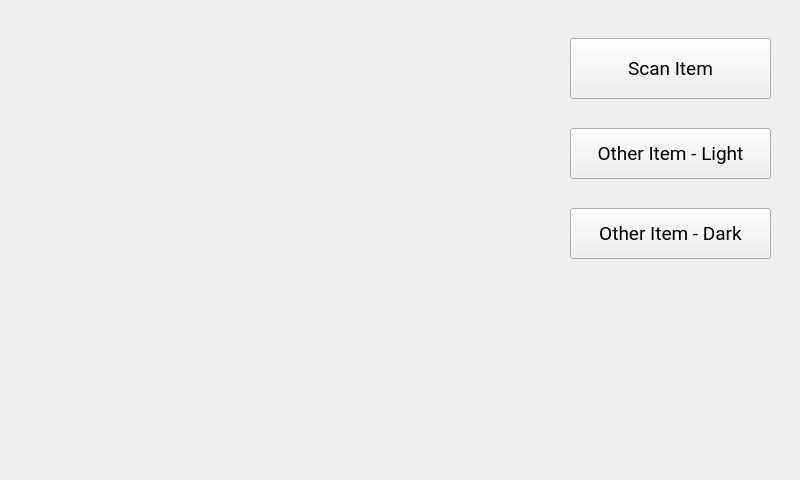
<?xml version="1.0" encoding="UTF-8"?>
<ui version="4.0">
 <class>ScanMenu</class>
 <widget class="QMainWindow" name="ScanMenu">
  <property name="geometry">
   <rect>
    <x>0</x>
    <y>0</y>
    <width>800</width>
    <height>480</height>
   </rect>
  </property>
  <property name="sizePolicy">
   <sizepolicy hsizetype="Maximum" vsizetype="Maximum">
    <horstretch>0</horstretch>
    <verstretch>0</verstretch>
   </sizepolicy>
  </property>
  <property name="minimumSize">
   <size>
    <width>800</width>
    <height>480</height>
   </size>
  </property>
  <property name="maximumSize">
   <size>
    <width>800</width>
    <height>512</height>
   </size>
  </property>
  <property name="baseSize">
   <size>
    <width>800</width>
    <height>480</height>
   </size>
  </property>
  <property name="windowTitle">
   <string>Laundry Manager and Optimizer</string>
  </property>
  <widget class="QWidget" name="centralWidget">
   <property name="minimumSize">
    <size>
     <width>320</width>
     <height>480</height>
    </size>
   </property>
   <property name="maximumSize">
    <size>
     <width>800</width>
     <height>480</height>
    </size>
   </property>
   <property name="baseSize">
    <size>
     <width>320</width>
     <height>480</height>
    </size>
   </property>
   <widget class="QPushButton" name="scanItemBtn">
    <property name="geometry">
     <rect>
      <x>570</x>
      <y>38</y>
      <width>201</width>
      <height>61</height>
     </rect>
    </property>
    <property name="font">
     <font>
      <family>Roboto</family>
      <pointsize>14</pointsize>
     </font>
    </property>
    <property name="text">
     <string>Scan Item</string>
    </property>
   </widget>
   <widget class="QPushButton" name="otherItemLightBtn">
    <property name="geometry">
     <rect>
      <x>570</x>
      <y>128</y>
      <width>201</width>
      <height>51</height>
     </rect>
    </property>
    <property name="font">
     <font>
      <family>Roboto</family>
      <pointsize>14</pointsize>
     </font>
    </property>
    <property name="text">
     <string>Other Item - Light</string>
    </property>
   </widget>
   <widget class="QPushButton" name="otherItemDarkBtn">
    <property name="geometry">
     <rect>
      <x>570</x>
      <y>208</y>
      <width>201</width>
      <height>51</height>
     </rect>
    </property>
    <property name="font">
     <font>
      <family>Roboto</family>
      <pointsize>14</pointsize>
     </font>
    </property>
    <property name="text">
     <string>Other Item - Dark</string>
    </property>
   </widget>
   <widget class="QLabel" name="homeButton">
    <property name="geometry">
     <rect>
      <x>600</x>
      <y>320</y>
      <width>131</width>
      <height>131</height>
     </rect>
    </property>
    <property name="text">
     <string/>
    </property>
    <property name="pixmap">
     <pixmap>img/icon_home.png</pixmap>
    </property>
    <property name="scaledContents">
     <bool>true</bool>
    </property>
   </widget>
   <widget class="QLabel" name="cameraFeedLabel">
    <property name="geometry">
     <rect>
      <x>20</x>
      <y>30</y>
      <width>521</width>
      <height>411</height>
     </rect>
    </property>
    <property name="text">
     <string/>
    </property>
   </widget>
  </widget>
  <widget class="QToolBar" name="mainToolBar">
   <property name="enabled">
    <bool>false</bool>
   </property>
   <property name="maximumSize">
    <size>
     <width>0</width>
     <height>0</height>
    </size>
   </property>
   <attribute name="toolBarArea">
    <enum>TopToolBarArea</enum>
   </attribute>
   <attribute name="toolBarBreak">
    <bool>false</bool>
   </attribute>
  </widget>
 </widget>
 <layoutdefault spacing="6" margin="11"/>
 <resources/>
 <connections/>
</ui>
